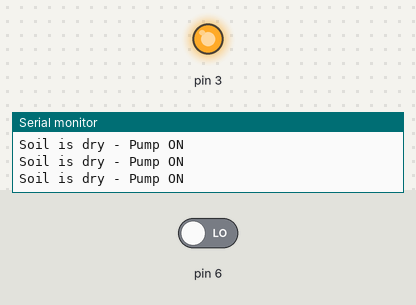
The sketch below on a simulated Arduino Uno, built with avr-gcc and run on an emulated ATmega328P. Shown: output pins drawn as LEDs (lit = HIGH), the last lines printed to the serial monitor. Inputs (shaded band) come from the test bench; at power-on: pin 6 LOW.

Above: at 2.8 s.
2.9 s: pin 6 driven HIGH
At 3.6 s:
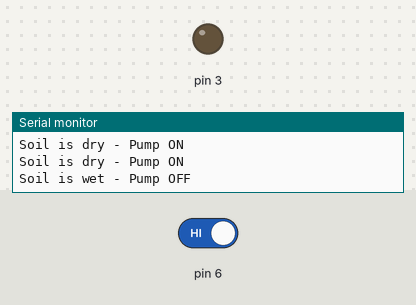
4.5 s: pin 6 driven LOW
At 6.4 s:
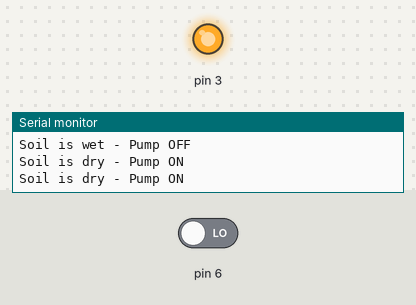
Timing chart, 0 to 7.9 s (numbered marks = the images above; inputs shaded):
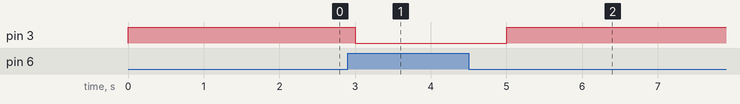

The sketch:

code.ino
```cpp
int water;

void setup()
{
    pinMode(3, OUTPUT);
    pinMode(6, INPUT);
    Serial.begin(9600);
    Serial.println("System Started. Waiting for sensor input...");
}

void loop()
{
    water = digitalRead(6);

    if (water == HIGH)
    {
        digitalWrite(3, LOW);
        Serial.println("Soil is wet - Pump OFF");
    }
    else
    {
        digitalWrite(3, HIGH);
        Serial.println("Soil is dry - Pump ON");
    }

    delay(1000);
}
```

Measured:
- after the input at 2.9 s, pin 3: HIGH → LOW after 0.10 s
- after the input at 4.5 s, pin 3: LOW → HIGH after 0.50 s
